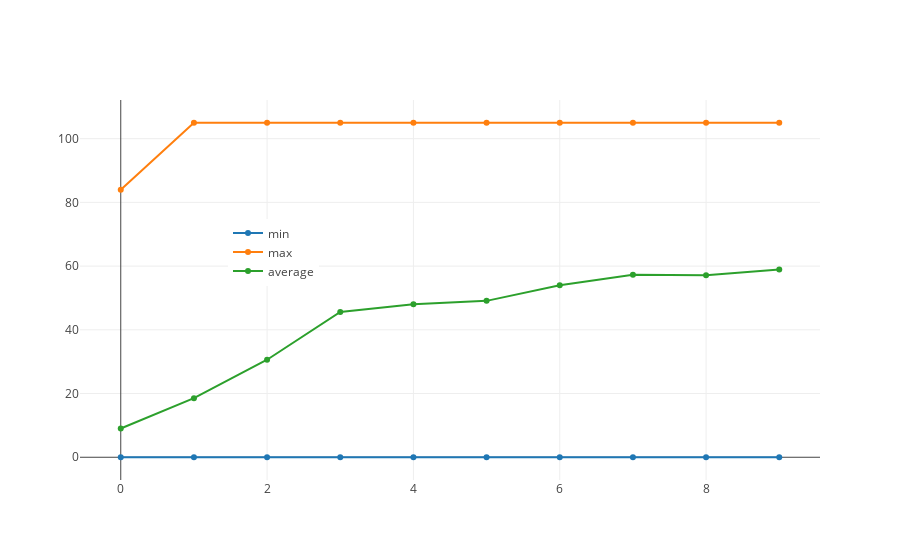

Write notebook code for a chart like this one.
### Code cell
"""
test 1
- generation , 20 loops
"""
generation = 20 # number of generations
gametitle = 'Assault-v0'
processes = 6 # how many to run concurrently (4 is best for my local desktop)
frames = 100 #total frames each play
tpopsize = 100 #teamPopSize
rtpopSize = 0 #rTeamPopSize
action=range(env.action_space.n) #action space
rs = 0 #randseed
curr_gap = 0.5 #gap
tgap = 0.5 #tourneyGap
pLearnerD = 0.7 #learner delete
pLearnerA = 0.7 #learner add
pMutation = 0.2 #player mutation rate
pAIT = 0.5 #pActionIsTeam
mts = 5
#maxTeamSize
mps = 96 #maxProgramSize
ppd = 0.5 #pProgramDelete
ppa = 0.5 #pProgramAdd
pps = 1.0 #pProgramSwap
ppm = 1.0 #pProgramMutate
ppit = None #popInit
ar = (0.0, 1.0, 0.05) #actionRange

summary = gamebegin(generation,gametitle,processes,frames,action, rs, tpopsize, rtpopSize,
            curr_gap, pLearnerD, pLearnerA, pMutation,
            pAIT, mts, mps,
            ppd, ppa, pps,
            ppm, ppit, tgap,
            ar)
#legend
trace1 = go.Scatter(x=[i for i in range(len(summary))],y=[i[0] for i in summary],name='min')
trace2 = go.Scatter(x=[i for i in range(len(summary))],y=[i[1] for i in summary],name='max')
trace3 = go.Scatter(x=[i for i in range(len(summary))],y=[i[2] for i in summary],name='average')
data = [trace1,trace2,trace3]
layout = go.Layout(showlegend=True,legend={'x':0.2,'y':0.6})
fig = go.Figure(data=data,layout=layout)
iplot(fig)

### Figure 1 — Plotly figure (JSON) as saved in the notebook; plotly's stock layout.template omitted (floating-point values rounded to 4 significant figures)
{"data": [{"name": "min", "type": "scatter", "uid": "16bc8ba2-ef52-11e8-9f74-7cb0c2481b6f", "x": [0, 1, 2, 3, 4, 5, 6, 7, 8, 9], "y": [0, 0, 0, 0, 0, 0, 0, 0, 0, 0, 0, 0, 0, 0, 0, 0, 0, 0, 0, 0]}, {"name": "max", "type": "scatter", "uid": "16bc8ba3-ef52-11e8-9f74-7cb0c2481b6f", "x": [0, 1, 2, 3, 4, 5, 6, 7, 8, 9], "y": [84, 105, 105, 105, 105, 105, 105, 105, 105, 105, 105, 105, 105, 105, 105, 105, 105, 105, 105, 105]}, {"name": "average", "type": "scatter", "uid": "16bc8ba4-ef52-11e8-9f74-7cb0c2481b6f", "x": [0, 1, 2, 3, 4, 5, 6, 7, 8, 9], "y": [9.03, 18.56, 30.61, 45.63, 48.04, 49.09, 53.96, 57.27, 57.13, 58.91, 56.19, 55.16, 53.33, 55.72, 54.55, 58.3, 60.41, 61.65, 64.36, 61.82]}], "layout": {"legend": {"x": 0.2, "y": 0.6}, "showlegend": true}}
